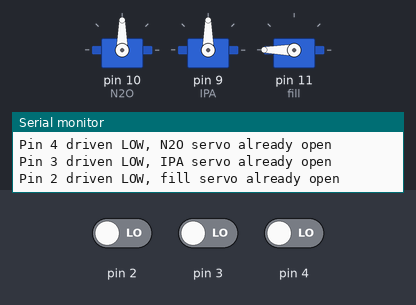
This sketch was run on a simulated Arduino Uno, built with avr-gcc and run on an emulated ATmega328P. On the bench: 3 × servo, the last lines printed to the serial monitor. The inputs (shaded band) are chosen by the test bench; at power-on: pin 3 LOW, pin 4 LOW, pin 2 LOW.

Above: at 2.1 s.
2.2 s: pin 3 driven HIGH
5.2 s: pin 4 driven HIGH
8.2 s: pin 2 driven HIGH
At 10.6 s:
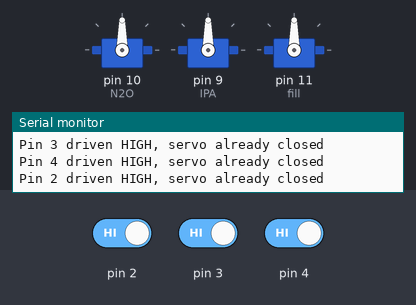
11.2 s: pin 3 driven LOW
At 12.9 s:
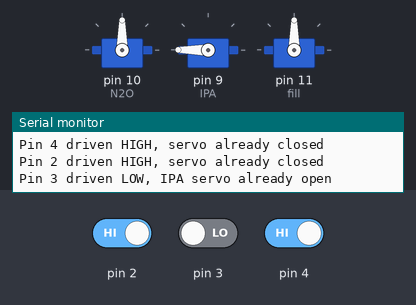
14.2 s: pin 2 driven LOW
At 16.4 s:
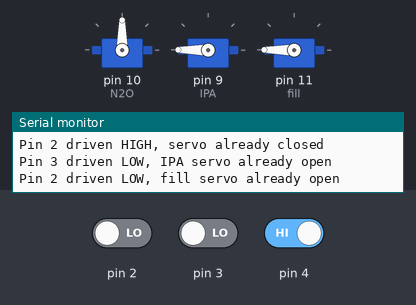
17.2 s: pin 4 driven LOW
At 19.9 s:
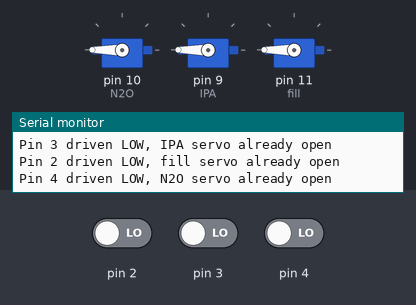
Timing chart, 0 to 21.2 s (numbered marks = the images above; inputs shaded):
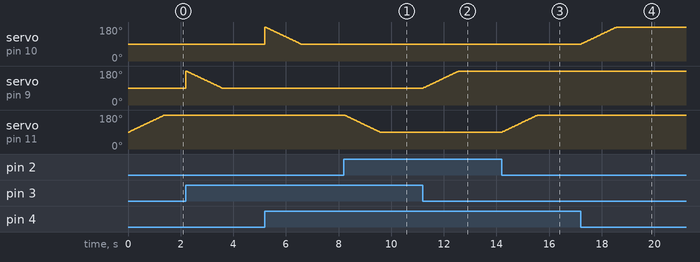

The sketch:

main.ino
```cpp
#include <Servo.h>
// Pins to scan
const uint8_t firstPin = 0;
const uint8_t lastPin  = 5;
bool IPA_servo_open = true;
bool N2O_servo_open = true;
bool fill_servo_open = false;
Servo N2O;
Servo IPA;
Servo fill;
int posN2O = 180;
int posIPA = 180;
int posfill = 90;
int x;
int y;
int z;
void setup() {
  Serial.begin(9600);
  // Configure pins 8–13 as inputs (with external pull-downs)
  //for (uint8_t pin = firstPin; pin <= lastPin; pin++) {
    //pinMode(pin, INPUT);
  //}
  N2O.attach(10);
  pinMode(10, INPUT);
  IPA.attach(9);
  pinMode(9, INPUT);
  fill.attach(11);
  pinMode(11, INPUT);
}

void loop() {
  //for (uint8_t pin = firstPin; pin <= lastPin; pin++) {
    //if (digitalRead(pin) == HIGH) {
      // Print dynamic message
      //Serial.print("High on pin ");
      //Serial.print(pin);
      //Serial.println(" Received");

      // Debounce / single-edge detect
      //delay(10);
      //while (digitalRead(pin) == HIGH) {
      //  delay(1);
      //}

    //}
  //}
//high signal from t7 = close valve
    if (digitalRead(4) == HIGH){
      if (N2O_servo_open) {
      pinMode(10, OUTPUT);
      for (posN2O = 180; posN2O >= 90; posN2O -= 1) { // goes from 90 degrees to 180 degrees
    // in steps of 1 degree
        N2O.write(posN2O);              // tell servo to go to position in variable 'pos'
        delay(15);                       // waits 15 ms for the servo to reach the position
  }

        pinMode(10, INPUT);
        x = 1;
        N2O_servo_open = false;
    }
    else {
      if (x == 1) {
      Serial.println("Pin 4 driven HIGH, servo already closed");
      x = 0;
      }
    }
  }
  //low signal from t7 = open valve
    if (digitalRead(4) == LOW){
      if (N2O_servo_open) {
        if (x == 0) {
        Serial.println("Pin 4 driven LOW, N2O servo already open");
        x = 1;
        }
    }
    else {
      pinMode(10, OUTPUT);
      for (posN2O = 90; posN2O <= 180; posN2O += 1) { // goes from 90 degrees to 180 degrees
    // in steps of 1 degree
        N2O.write(posN2O);              // tell servo to go to position in variable 'pos'
        delay(15);                       // waits 15 ms for the servo to reach the position
  }

        pinMode(10, INPUT);
        x = 0;
        N2O_servo_open = true;
    }

  }
//IPA SERVO
//high signal from t7 = close valve
    if (digitalRead(3) == HIGH){
      if (IPA_servo_open) {
      pinMode(10, OUTPUT);
      for (posIPA = 180; posIPA >= 90; posIPA -= 1) { // goes from 90 degrees to 180 degrees
    // in steps of 1 degree
        IPA.write(posIPA);              // tell servo to go to position in variable 'pos'
        delay(15);                       // waits 15 ms for the servo to reach the position
  }

        pinMode(10, INPUT);
        y = 1;
        Serial.println("IPA Servo Closed");
        IPA_servo_open = false;
    }
    else {
      if (y == 1) {
      Serial.println("Pin 3 driven HIGH, servo already closed");
      y = 0;
      }
    }
  }
  //low signal from t7 = open valve
    if (digitalRead(3) == LOW){
      if (IPA_servo_open) {
        if (y == 0) {
        Serial.println("Pin 3 driven LOW, IPA servo already open");
        y = 1;
        }
    }
    else {
      pinMode(10, OUTPUT);
      for (posIPA = 90; posIPA <= 180; posIPA += 1) { // goes from 90 degrees to 180 degrees
    // in steps of 1 degree
        IPA.write(posIPA);              // tell servo to go to position in variable 'pos'
        delay(15);                       // waits 15 ms for the servo to reach the position
  }

        pinMode(10, INPUT);
        y = 0;
        IPA_servo_open = true;
    }

  }
//FILL Servo
//high signal from t7 = close valve
    if (digitalRead(2) == HIGH){
      if (fill_servo_open) {
      pinMode(10, OUTPUT);
      for (posfill = 180; posfill >= 90; posfill -= 1) { // goes from 90 degrees to 180 degrees
    // in steps of 1 degree
        fill.write(posfill);              // tell servo to go to position in variable 'pos'
        delay(15);                       // waits 15 ms for the servo to reach the position
  }

        pinMode(10, INPUT);
        z = 1;
        fill_servo_open = false;
    }
    else {
      if (z == 1) {
      Serial.println("Pin 2 driven HIGH, servo already closed");
      z = 0;
      }
    }
  }
  //low signal from t7 = open valve
    if (digitalRead(2) == LOW){
      if (fill_servo_open) {
        if (z == 0) {
        Serial.println("Pin 2 driven LOW, fill servo already open");
        z = 1;}
    }
    else {
      pinMode(10, OUTPUT);
      for (posfill = 90; posfill <= 180; posfill += 1) { // goes from 90 degrees to 180 degrees
    // in steps of 1 degree
        fill.write(posfill);              // tell servo to go to position in variable 'pos'
        delay(15);                       // waits 15 ms for the servo to reach the position
  }

        pinMode(10, INPUT);
        z = 0;
        fill_servo_open = true;
    }

  }
}
```

Measured:
- after the input at 8.2 s, servo on pin 11 (fill): moves from 180° to 90° over 1.3 s, starting at once
- after the input at 11.2 s, servo on pin 9 (IPA): moves from 90° to 180° over 1.3 s, starting at once
- after the input at 14.2 s, servo on pin 11 (fill): moves from 90° to 180° over 1.3 s, starting at once
- after the input at 17.2 s, servo on pin 10 (N2O): moves from 90° to 180° over 1.3 s, starting at once
